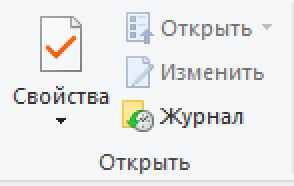
#> input picture real_test_screenshots/1/1_1360_768.png, 147 x 93 px (shown 2 times larger); its folder holds only this picture in this run
$ python test.py
#> lines starting #> are read from the running program, lines starting #| are printed output that depends on the picture
### resizer.py
import cv2 as cv
import numpy as np
import os
import imutils
import random
import glob
from PIL import ImageGrab

# percentage distribution
# [321 lines left out: functions prepare_test_data_0, prepare_test_data_1, prepare_test_data_2, prepare_test_data_3, not called in this run]

# real data
def prepare_test_data_4_5(screenshots_path, templates_path):
    # test_data =
        # control_1
        # [
            # (screenshot, template, pos, dist)
            # (screenshot, template, pos, dist)
            # ......................
            # (screenshot, template, pos, dist)
        # ]
        # control_2
        # .........
        # control_5
#> called with screenshots_path = 'real_test_screenshots', templates_path = 'real_test_templates'
    test_data = [
        [],
        [],
        [],
        [],
        []
    ]

    # from .txt
    positions = [
        [
            (30, 36), (30, 36), (34, 38), (30, 36)
        ],

        [
            (979, 24), (1059, 24), (1538, 22), (419, 23)
        ],

        [
            (1094, 22), (1172, 16), (1652, 20), (532, 18)
        ],

        [
           (78, 38), (74, 36), (72, 38),  (72, 34)
        ],

        [
            (22, 20), (22, 20), (22, 22), (22, 18)
        ]
    ]

    for i in range(5):
        for template in glob.glob(os.path.join(templates_path, str(i+1), '*.png')):
            template_data = cv.imread(template, cv.IMREAD_GRAYSCALE)
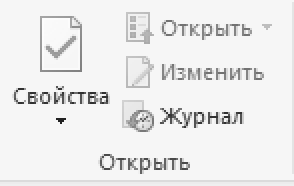
#> template_data: shape (93, 147) (shown 2 times larger); min 33, max 254, mean 235.6
            h, w = template_data.shape
#> h = 93; w = 147
            j=-1
            for screenshot in glob.glob(os.path.join(screenshots_path, str(i+1), '*.png')):
                j+=1
                screenshot_data = cv.imread(screenshot, cv.IMREAD_GRAYSCALE)
                test_data[i].append([screenshot_data, template_data, positions[i][j], min(w//2, h//2)])

    return test_data

# test_1 + test_2 + test_3 auto
# [200 lines left out: functions prepare_test_data_6, prepare_resized_data, not called in this run]


def main():
    prepare_resized_data('template.png', 'test_data\increase', 'test_data\decrease', 'test_data\incdec', 'test_data\proportional')

# [2 lines that do not run on import are left out]

### test.py
# all
import cv2 as cv
import numpy as np
from PIL import ImageGrab
from resizer import *
import math
import timeit
import operator

# multi scale
import imutils

# keypoint
from sklearn.cluster import KMeans

def timing(f):
    def wrapper(screenshot, template):
        start_time = timeit.default_timer()
        result = f(screenshot, template)
        ellapsed_time = timeit.default_timer() - start_time
        return result, ellapsed_time
    return wrapper

# ------------------- LOCATE ONE ------------------------

# BASE TEMPLATE MATCHING
# [24 lines left out: function base_locate_one, not called in this run]

# MY TEMPLATE MATCHING


@timing
def my_locate_one(screenshot, template, accuracy=0.95, second_try=True):
    if isinstance(template, str):
        template = cv.imread(template, cv.IMREAD_GRAYSCALE)
        if template is None:
            print('Cannot read image, check cv2.imread() documentation')
            return None

    # Apply template Matching
    res = cv.matchTemplate(screenshot, template, cv.TM_CCOEFF_NORMED)

    _, max_value, _, max_location = cv.minMaxLoc(res)

    h, w = template.shape

    x, y = -1, -1

    if max_value >= accuracy:
        x = max_location[0] + w//2
        y = max_location[1] + h//2
    elif second_try and max_location[1]-1>=0 and max_location[0]-1>=0 and max_location[1]+1<res.shape[0] and max_location[0]+1<res.shape[1]:
        # коэффициент 0.02 получен экспериментально
        similarity = accuracy * 0.02

        val00 = res[max_location[1]-1][max_location[0]-1]
        val10 = res[max_location[1]][max_location[0]-1]
        val20 = res[max_location[1]+1][max_location[0]-1]

        val01 = res[max_location[1]-1][max_location[0]]
        val21 = res[max_location[1]+1][max_location[0]]

        val02 = res[max_location[1]-1][max_location[0]+1]
        val12 = res[max_location[1]][max_location[0]+1]
        val22 = res[max_location[1]+1][max_location[0]+1]

        # Make sure that vertical and horizontal values way bigger than in the corners
        valid_score = 0
        if val10 - (val00+val20)/2 >= similarity:
            valid_score += 1
        if val01 - (val00+val02)/2 >= similarity:
            valid_score += 1
        if val21 - (val20+val22)/2 >= similarity:
            valid_score += 1
        if val12 - (val02+val22)/2 >= similarity:
            valid_score += 1

        if valid_score >= 2:
            x = max_location[0] + w//2
            y = max_location[1] + h//2

    return (x, y)

# MULTI SCALE TEMPLATE MATCHING


@timing
def scale_locate_one(screenshot, template, accuracy=0.95):
    if isinstance(template, str):
        template = cv.imread(template, cv.IMREAD_GRAYSCALE)
        if template is None:
            print('Cannot read image, check cv2.imread() documentation')
            return None

    h, w = template.shape
    found_dec = (0, 0, 0)
    prev_max= [0, 0]
    next_min= [0, 0]
    # decrease
    for scale in np.linspace(0.2, 1.0, 20)[::-1]:
        resized = imutils.resize(
            screenshot, width=int(screenshot.shape[1] * scale))
        r = screenshot.shape[1] / float(resized.shape[1])

        if resized.shape[0] < h or resized.shape[1] < w:
            break

        result = cv.matchTemplate(resized, template, cv.TM_CCOEFF_NORMED)
        (_, maxVal, _, maxLoc) = cv.minMaxLoc(result)

        if maxVal > found_dec[0]:
            prev_max[0] = found_dec[0]
            found_dec = (maxVal, maxLoc, r)
        else:
            next_min[0]=maxVal
            break

    # increase
    found_inc = (0, 0, 0)
    for scale in np.linspace(0.04, 0.8, 19):
        resized = imutils.resize(
            screenshot, width=int(screenshot.shape[1] * (1+scale)))
        r = screenshot.shape[1] / float(resized.shape[1])

        result = cv.matchTemplate(resized, template, cv.TM_CCOEFF_NORMED)
        (_, maxVal, _, maxLoc) = cv.minMaxLoc(result)

        if maxVal > found_inc[0]:
            prev_max[1]=found_inc[0]
            found_inc = (maxVal, maxLoc, r)
        else:
            next_min[1]=maxVal
            break

    i = 0
    if found_dec[0] > found_inc[0]:
        (maxVal, maxLoc, r) = found_dec
    else:
        i=1
        (maxVal, maxLoc, r) = found_inc

    if next_min[i]==0:
        next_min[i]=prev_max[i]
    # коэффициент 0.01 получен экспериментально
    if maxLoc == 0 or maxVal - (prev_max[i]+next_min[i])/2 < 0.01 * accuracy:
        return (-1, -1)

    x, y = int(maxLoc[0] * r) + w//2, int(maxLoc[1] * r) + h//2

    return (x, y)

# KEYPOINT MATCHING


# [70 lines left out: function keypoint_locate_one, not called in this run]

# ADVANCED TEMPLATE MATCHING

@timing
def advanced_locate_one(screenshot, template, accuracy=0.95, second_try=True):
    if isinstance(template, str):
        template = cv.imread(template, cv.IMREAD_GRAYSCALE)
        if template is None:
            print('Cannot read image, check cv2.imread() documentation')
            return None

    h, w = template.shape
    x, y = -1, -1

    # decrease
    found_dec = (0, 0, 0, 0)
    for scale in np.linspace(0.2, 1.0, 20)[::-1]:
        resized = imutils.resize(screenshot, width=int(screenshot.shape[1] * scale))
        r = screenshot.shape[1] / float(resized.shape[1])

        if resized.shape[0] < h or resized.shape[1] < w:
            break

        result = cv.matchTemplate(resized, template, cv.TM_CCOEFF_NORMED)
        (_, maxVal, _, maxLoc) = cv.minMaxLoc(result)

        if maxVal > found_dec[0]:
            found_dec = (maxVal, maxLoc, r, result)
        else:
            break
    # increase
    found_inc = (0, 0, 0, 0)
    for scale in np.linspace(0.04, 0.8, 19):
        resized = imutils.resize(screenshot, width=int(screenshot.shape[1] * (1+scale)))
        r = screenshot.shape[1] / float(resized.shape[1])

        result = cv.matchTemplate(resized, template, cv.TM_CCOEFF_NORMED)
        (_, maxVal, _, maxLoc) = cv.minMaxLoc(result)

        if maxVal > found_inc[0]:
            found_inc = (maxVal, maxLoc, r, result)
        else:
            break

    if found_dec[0] > found_inc[0]:
        (maxVal, maxLoc, r, res) = found_dec
    else:
        (maxVal, maxLoc, r, res) = found_inc

    if maxLoc == 0:
        return (x, y)

    if maxVal >= accuracy:
       x, y = int(maxLoc[0] * r) + w//2, int(maxLoc[1] * r) + h//2
    elif second_try and maxLoc[1]-1>=0 and maxLoc[0]-1>=0 and maxLoc[1]+1<res.shape[0] and maxLoc[0]+1<res.shape[1]:
        # коэффициент 0.02 получен экспериментально
        similarity = accuracy * 0.02
        val00 = res[maxLoc[1]-1][maxLoc[0]-1]
        val10 = res[maxLoc[1]][maxLoc[0]-1]
        val20 = res[maxLoc[1]+1][maxLoc[0]-1]
        val01 = res[maxLoc[1]-1][maxLoc[0]]
        val21 = res[maxLoc[1]+1][maxLoc[0]]
        val02 = res[maxLoc[1]-1][maxLoc[0]+1]
        val12 = res[maxLoc[1]][maxLoc[0]+1]
        val22 = res[maxLoc[1]+1][maxLoc[0]+1]
        # Make sure that vertical and horizontal values way bigger than in the corners
        valid_score = 0
        if val10 - (val00+val20)/2 >= similarity:
            valid_score += 1
        if val01 - (val00+val02)/2 >= similarity:
            valid_score += 1
        if val21 - (val20+val22)/2 >= similarity:
            valid_score += 1
        if val12 - (val02+val22)/2 >= similarity:
            valid_score += 1
        if valid_score >= 2:
           x, y = int(maxLoc[0] * r) + w//2, int(maxLoc[1] * r) + h//2

    return (x, y)


# ------------------- LOCATE All ------------------------

# [895 lines left out: functions my_locate_all, scale_locate_all, keypoint_locate_all, advanced_locate_all, test_0, test_1 and 3 more, not called in this run]

# real data
def test_5():
    test_data = prepare_test_data_4_5('real_test_screenshots', 'real_test_templates')

    # test_data =
        # control_1
        # [
            # (screenshot, template, pos, dist)
            # (screenshot, template, pos, dist)
            # ......................
            # (screenshot, template, pos, dist)
        # ]
        # control_2
        # .........
        # control_5

    accuracy_results = [
        # my_locate_one
        [[],[],[],[],[]],

        # scale_locate_one
        [[],[],[],[],[]],

        # advanced_locate_one
        [[],[],[],[],[]]
    ]

    time_results = [
        # my_locate_one
        [[],[],[],[],[]],

        # scale_locate_one
        [[],[],[],[],[]],

        # advanced_locate_one
        [[],[],[],[],[]]
    ]


    i = -1
    for alg in (my_locate_one, scale_locate_one, advanced_locate_one):
        i += 1
        print(f'Stage: {i}')
        j=-1
        for control in test_data:
            j+=1
            for data in control:
                test_screenshot = data[0].copy()
                test_template = data[1].copy()
                point_res, time = alg(test_screenshot, test_template)
                time_results[i][j].append(time)

                accuracy = 1
                if point_res[0] < 0 or point_res[1] < 0:
                    accuracy = 0
                else:
                    accuracy = 1 - math.dist(data[2], point_res) / data[3]
                if accuracy < 0:
                    accuracy = 0
                accuracy_results[i][j].append(accuracy)

    import xlsxwriter

    workbook = xlsxwriter.Workbook('results_of_test_5.xlsx')
    worksheet = workbook.add_worksheet()

    worksheet.write(0, 1, 'CONTROL 1')
    worksheet.write(0, 5, 'CONTROL 2')
    worksheet.write(0, 9, 'CONTROL 3')
    worksheet.write(0, 13, 'CONTROL 4')
    worksheet.write(0, 17, 'CONTROL 5')


    for alg_col, alg in enumerate(accuracy_results):
        for control_col, control in enumerate(alg):
            for res_row, res in enumerate(control):
                worksheet.write(1+res_row*3, control_col*4+alg_col, res)

    for alg_col, alg in enumerate(time_results):
        for control_col, control in enumerate(alg):
            for res_row, res in enumerate(control):
                worksheet.write(2+res_row*3, control_col*4+alg_col, res)

    workbook.close()

# syntetic data
# [159 lines left out: function test_6, not called in this run]


def main():
    # [14 lines of commented-out code are left out]

    print('---------------------------TEST 5---------------------------')
    test_5()

    #print('---------------------------TEST 6---------------------------')
    #test_6()


if __name__ == "__main__":
    main()
